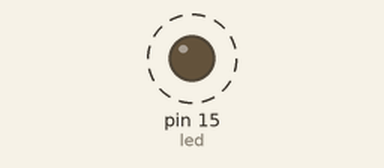
The program below on a simulated MicroPython board. On the bench: output pins drawn as LEDs (lit = HIGH). Dashed ring = blinking. What the program prints to the serial console is not drawn.

Above: at 0.5 s.
Timing chart, 0 to 4.6 s (numbered marks = the images above):
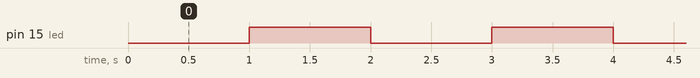

Measured:
- by itself, pin 15 (led): alternates HIGH for 1.0 s and LOW for 1.0 s

The program:

LED_blink.py
```python
from machine import Pin, Timer #Vas dans le module "machine" et importe les classes "Pin" et "Timer"

## CREATION DES OBJETS

# LED : Pin25 = led rpico
led = Pin(15, Pin.OUT) # Affecte Pin n°25, mode sortie, a variable "led"
#led.value(1) # LED = on
#led.value(0) # LED = off
#led.toggle() # LED = change etat

# CHRONOMETRE : Timer()
timer = Timer() # Affecte objet Timer(), sans argument, pour mesurer le temps
# Pas arguments = Timer() par défaut :
# Timer(mode=ONE_SHOT, tick_hz=1000000, period=0)


## CREATON DE FONCTION

# CLIGNOTEMENT
def blink(timer): # C
    led.toggle()
    print('Changement etat LED')

## CONFIGURATON OBJETS

timer.init(freq = 1,
           mode = Timer.PERIODIC,
           callback = blink)
```
